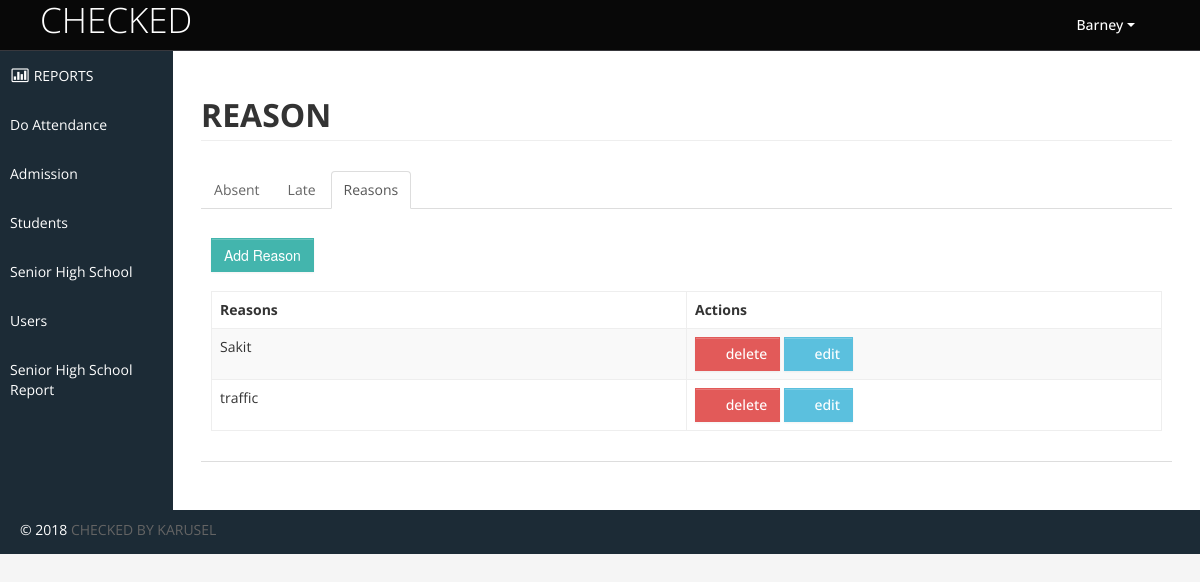
The app's page /reason_manage.php (signed in) with its own data.
### tables this page shows
CREATE TABLE `users` (
  `id` int(11) NOT NULL,
  `username` varchar(65) NOT NULL,
  `email` varchar(65) NOT NULL,
  `password` varchar(125) NOT NULL,
  `firstname` varchar(65) NOT NULL,
  `lastname` varchar(65) NOT NULL,
  `acct_type` int(2) NOT NULL,
  `photo` varchar(65) NOT NULL,
  `status` int(2) NOT NULL
);

CREATE TABLE `reasons` (
  `id` int(11) NOT NULL,
  `reasons` varchar(255) NOT NULL
);

### perfect_function.php (called while the page is built, shortened)
<?php
function getConnection()
{
	$servername = "localhost";
	$username = "root";
	$password = "";
	$dbname = "project_zero";
	$conn = new mysqli($servername, $username, $password, $dbname);
	return $conn;
}
function get($table_name)
{
	$conn = getConnection();
	$sql = "SELECT * FROM $table_name";
	$result = $conn->query($sql);
	return $result;
}
function get_where($table_name, $id)
{
	$conn = getConnection();
	$sql = "SELECT * FROM $table_name where id=$id";
	$result = $conn->query($sql);
	return $result;
}
function _get_firstname_from_id($id)
{
	$user_data = get_where("users", $id);
	foreach ($user_data as $key => $row) {
		return $firstname = $row['firstname'];
	}
}
function base_url()
{
	$project_name = "project_zero";
	return "http://" . $_SERVER['SERVER_NAME'].'/'.$project_name.'/';
}
function _get_accttype_from_id($id)
{
	$user_data = get_where("users", $id);
	foreach ($user_data as $key => $row) {
		return $acct_type = $row['acct_type'];
	}
}

### reason_manage.php (the view, shortened to what this page needs)
<?php include "admin_header.php";
?>
<h1 class="page-header"><b>REASON</b></h1>
<ul class="nav nav-tabs">
<li ><a href="<?= base_url() ?>attendance.php"><span class="hidden-tablet">Absent</span></a></li>
<li  ><a href="<?= base_url() ?>attendance_late.php"><span class="hidden-tablet">Late</span></a></li>
<li class="active"><a href="<?= base_url() ?>reason_manage.php"><span class="hidden-tablet"> Reasons</span></a></li>
						</ul>
<ul class="nav nav-tabs">
    <div class="box-content">
    <a href="<?= base_url() ?>add_reason.php">
    	<input class="btn btn-success" type="submit" name="submit" value="Add Reason" >
    	</a>
    </div>
			<div class="box-content">
				<table class="table table-striped table-bordered bootstrap-datatable datatable">
				  <thead>
					  <tr>
						  <th>Reasons</th>
						  <th class="span4">Actions</th>
					  </tr>
				  </thead>
				  <tbody>
				  <?php
				  		$table_name = "reasons";
						$user_data = get($table_name);
				  		foreach ($user_data as $key => $row) {
						$reasons = $row['reasons'];
						$id = $row['id'];
				  		$edit_user_url = base_url().'reason_edit.php?id='.$id;
				  		$delete_user_url = base_url().'reason_delete_conf.php?id='.$id;
				  ?>
					<tr>
						<td class="center span4">
							<?= $reasons ?>
							</td>
						<td class="center">
							<a class="btn btn-danger" href="<?= $delete_user_url ?>">
								<i class="halflings-icon white trash"></i> delete
							</a>
							<a class="btn btn-info" href="<?= $edit_user_url ?>">
								<i class="halflings-icon white edit"></i> edit
							</a>
						</td>
					</tr>
					<?php } ?>
				  </tbody>
				</table>
			</div>
						<?php include "admin_footer.php"?>

### admin_header.php (shortened to what this page needs)
<?php include "perfect_function.php";
?>
<!DOCTYPE html>
<html lang="en">
<head>
	  <link rel="stylesheet" href="http://code.jquery.com/ui/1.11.4/themes/smoothness/jquery-ui.css">
	<link id="bootstrap-style" href="<?= base_url() ?>adminfiles/css/bootstrap.min.css" rel="stylesheet">
	<link href="<?= base_url() ?>adminfiles/css/bootstrap-responsive.min.css" rel="stylesheet">
	<link id="base-style" href="<?= base_url() ?>adminfiles/css/style.css" rel="stylesheet">
	<link id="base-style-responsive" href="<?= base_url() ?>adminfiles/css/style-responsive.css" rel="stylesheet">
</head>
<body>
	<div class="navbar">
		<div class="navbar-inner">
			<div class="container-fluid">
				<a class="brand" href="#"><span>CHECKED</span></a>
				<div class="nav-no-collapse header-nav">
					<ul class="nav pull-right">
						<li class="dropdown">
							<a class="btn dropdown-toggle" data-toggle="dropdown" href="#">
								<i class="halflings-icon white user"></i> <?= _get_firstname_from_id($_SESSION['id']) ?>
								<span class="caret"></span>
							</a>
						</li>
					</ul>
				</div>
			</div>
		</div>
	</div>
		<div class="container-fluid-full">
		<div class="row-fluid">
			<div id="sidebar-left" class="span2">
				<div class="nav-collapse sidebar-nav">
					<ul class="nav nav-tabs nav-stacked main-menu">
						<li><a href="<?= base_url() ?>dashboard.php"><i class="icon-bar-chart"></i><span class="hidden-tablet"> REPORTS</span></a></li>
						<li><a href="#" data-toggle="modal" data-target="#exampleModal"><span class="hidden-tablet">Do Attendance</span></a></li>
						<li><a  href="<?= base_url() ?>attendance.php"><span class="hidden-tablet">Admission</span></a></li>
						<?php
						$acct_type = _get_accttype_from_id($_SESSION['id']);
						if ($acct_type==1){
						?>
						<li><a href="<?= base_url() ?>student_manage.php"><span class="hidden-tablet"> Students</span></a></li>
						<li><a href="<?= base_url() ?>strand_manage.php"><span class="hidden-tablet">Senior High School</span></a></li>
						<li><a href="<?= base_url() ?>user_manage.php"><span class="hidden-tablet"> Users</span></a></li>
						<?php
						}
						?>
						<li><a href="<?= base_url() ?>shs_report.php""><span class="hidden-tablet"> Senior High School Report</span></a></li>
					</ul>
				</div>
			</div>
			<div id="content" class="span10">

### project_zero/adminfiles/css/style-responsive.css (style rules this page uses)
@media (min-width: 1200px) { .container-fluid-full { overflow: hidden; position: relative; height: 100%; } }
@media (min-width: 1200px) { #content { width: 85.578%; padding: 28px; margin: 0px 0px; margin-left: 14.422% !important; } }
@media (min-width: 1200px) { #sidebar-left { background: #1C2B36; margin-left: 0px !important; position: absolute; height: 100%; } }
@media (min-width: 1200px) { .sidebar-nav > ul { margin: 0px; } }

### project_zero/adminfiles/css/halflings.css (style rules this page uses)
html, html .halflings { -webkit-font-smoothing: antialiased !important; }
.halflings-icon { display: inline-block; width: 14px; height: 14px; line-height: 14px; vertical-align: text-top; background-image: url(../img/glyphicons_halflings.svg); background-position: 0 0; background-repeat: no-repeat; vertical-align: top; *display: inline; *zoom: 1; *margin-right: .3em; }
.halflings-icon.white { background-image: url(../img/glyphicons_halflings-white.svg); }
.halflings-icon.user { background-position: -168px 0; }
.halflings-icon.trash { background-position: -456px 0; }
.halflings-icon.edit { background-position: -96px -72px; }

### project_zero/adminfiles/css/style-forms.css (style rules this page uses)
input, textarea, .uneditable-input { width: 206px; }
input[type="file"], input[type="image"], input[type="submit"], input[type="reset"], input[type="button"], input[type="radio"], input[type="checkbox"] { width: auto; }
input, textarea, .uneditable-input { margin-left: 0; }

### records on screen
users: firstname "Barney"
reasons: reasons "Sakit"
reasons: reasons "traffic"
